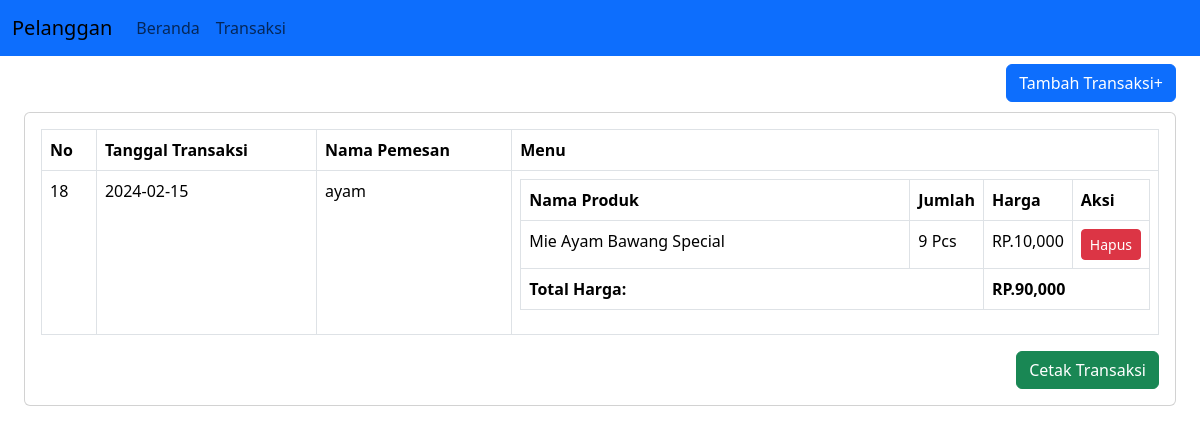
Page /daftar-transaksi.php on the committed database.
### tables this page shows
CREATE TABLE `penjualan` (
  `PenjualanID` int(11) NOT NULL,
  `TanggalPenjualan` date NOT NULL,
  `TotalHarga` decimal(10,2) NOT NULL,
  `PelangganID` int(11) NOT NULL
);

CREATE TABLE `pelanggan` (
  `PelangganID` int(11) NOT NULL,
  `NamaPelanggan` varchar(255) NOT NULL,
  `NoMeja` int(11) NOT NULL,
  `NomorTelepon` varchar(15) NOT NULL
);

CREATE TABLE `produk` (
  `ProdukID` int(11) NOT NULL,
  `NamaProduk` varchar(255) NOT NULL,
  `Harga` decimal(10,2) NOT NULL,
  `Stok` int(11) NOT NULL,
  `Terjual` int(11) NOT NULL,
  `Foto` varchar(255) DEFAULT NULL
);

CREATE TABLE `detailpenjualan` (
  `DetailID` int(11) NOT NULL,
  `PenjualanID` int(11) NOT NULL,
  `ProdukID` int(11) NOT NULL,
  `JumlahProduk` int(11) NOT NULL,
  `Subtotal` decimal(10,2) NOT NULL
);

### daftar-transaksi.php (the view, shortened to what this page needs)
<?php
include("header.php");
?>
<body>
      <nav class="navbar navbar-expand-lg navbar-primary bg-primary fixed-top">
        <div class="container-fluid">
            <a class="navbar-brand" href="#">Pelanggan</a>
            <div class="navbar-collapse">
                <ul class="navbar-nav">
                    <li class="nav-item">
                        <a class="nav-link" href="pilih-menu.php">Beranda</a>
                    </li>
                    <li class="nav-item">
                        <a class="nav-link" href="transaksi.php">Transaksi</a>
                    </li>
                </ul>
            </div>
        </div>
    </nav>
        <div class="p-4" id="main-content">
          <a href="transaksi.php" class="btn btn-md btn-primary float-end">Tambah Transaksi+</a>
          <div class="card mt-5">
            <div class="card-body">
            <table class="table table-bordered">
		<thead>
			<tr>
				<th>No</th>
				<th>Tanggal Transaksi</th>
                <th>Nama Pemesan</th>
				<th>Menu</th>
			</tr>
		</thead>
		<tbody>
        <?php
            include("koneksi/koneksi.php");
            $sql = $koneksi->query("SELECT * FROM penjualan ORDER BY PenjualanID DESC LIMIT 1");
            while ($data= $sql->fetch_assoc()) {
        ?>
              <tr>
                <td><?php echo $data['PenjualanID']?></td>
                <td><?php echo $data['TanggalPenjualan']?></td>
                <td>
                  <?php
                    $sql2 = $koneksi->query("SELECT * FROM pelanggan WHERE PelangganID = '".$data['PenjualanID']."'");
                    while ($data2= $sql2->fetch_assoc()) {
                      echo $data2['NamaPelanggan'];
                    }
                  ?>
                </td>
                <td>
                    <table class="table table-bordered">
                        <thead>
                            <tr>
                                <th>Nama Produk</th>
                                <th class="col-1">Jumlah</th>
                                <th class="col-1">Harga</th>
                                <th class="col-1">Aksi</th>
                            </tr>
                        </thead>
                        <tbody>
                        <?php
                          $sql3 = $koneksi->query("SELECT * FROM detailpenjualan WHERE DetailID = '" . $data['PenjualanID'] . "'");
                          $totalharga = 0;
                          while ($data3= $sql3->fetch_assoc()) {
                        ?>
                            <tr>
                              <td>
                              <?php
                                $sql4 = $koneksi->query("SELECT * FROM produk WHERE ProdukID = '" . $data3['ProdukID'] . "' ");
                                while ($data4= $sql4->fetch_assoc()) {
                                    echo $data4['NamaProduk'];
                                }
                              ?>
                              </td>
                              <td><?php echo $data3['JumlahProduk']?> Pcs</td>
                              <td>RP.<?php echo number_format($data3['Subtotal']) ?></td>
                              <td><?php echo"<a href='hapus-menu.php?id=$data3[PenjualanID]' class='btn btn-sm btn-danger'>Hapus</a>" ?></td>
                            </tr>
                            <?php
                              $totalproduk = $data3['JumlahProduk'] * $data3['Subtotal'];
                              $totalharga += $totalproduk;
                            }
                            ?>
                            <tr>
                            <td colspan='2'><strong>Total Harga:</strong></td>
                            <td colspan='2'><strong>RP.<?php echo number_format("$totalharga") ?></strong></td>
                            </tr>
                        </tbody>
                    </table>
                </td>
                <?php
                echo "</tr>";
            }
        ?>
		</tbody>
	</table>
  <a href="cetak-transaksi.php" target="_blank" class="btn btn-md btn-success float-end">Cetak Transaksi</a>
            </div>
          </div>
        </div>
</body>

### daftar-transaksi.php (style rules this page uses)
#main-content { margin-top: 40px; }

### rows in the picture
penjualan: PenjualanID "18", TanggalPenjualan "2024-02-15", totalharga "90,000"
pelanggan: NamaPelanggan "ayam"
detailpenjualan: JumlahProduk "9", Subtotal "10,000"
produk: NamaProduk "Mie Ayam Bawang Special"
